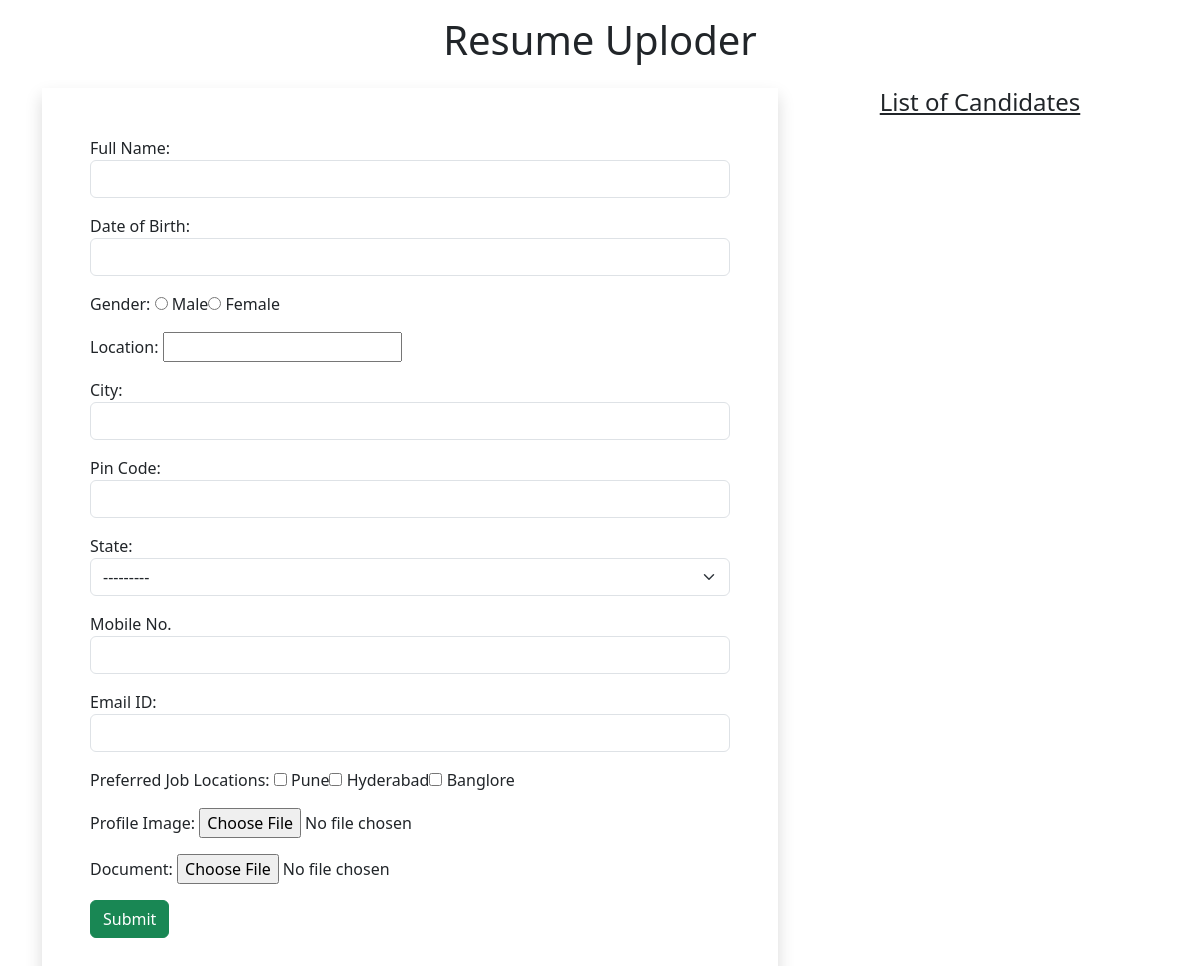
The app's page /, older data.
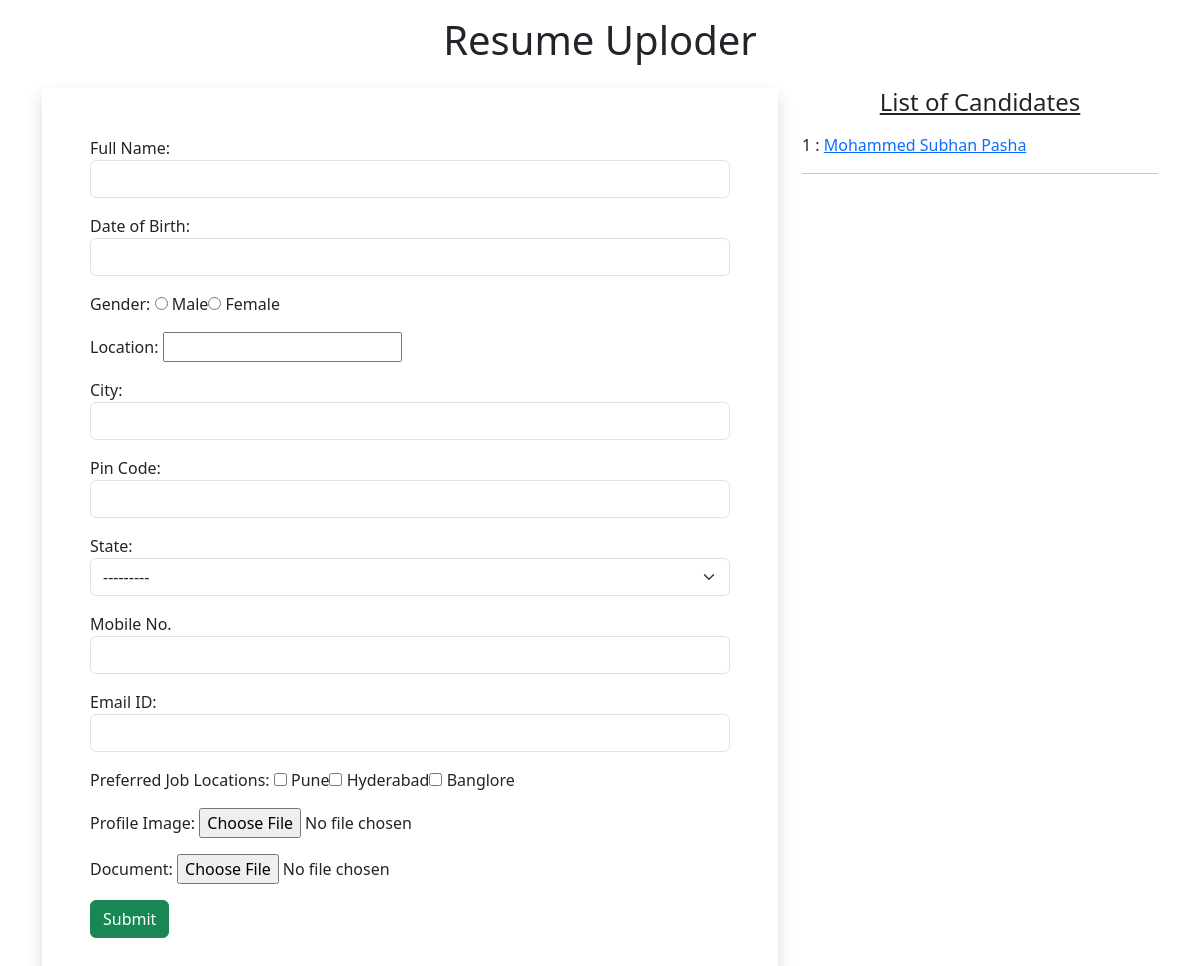
The same page, newer data.
### myapp/models.py (models this page shows)
class Resume(models.Model):
    name=models.CharField(max_length=100)
    dob=models.DateField(auto_now=False,auto_now_add=False)
    gender=models.CharField(max_length=100)
    location=models.CharField(max_length=100)
    city=models.CharField(max_length=100)
    pin=models.PositiveIntegerField()
    state=models.CharField(choices=STATE_CHOICE,max_length=50)
    mobile=models.PositiveIntegerField()
    email=models.EmailField()
    job_city=models.CharField(max_length=100)
    profile_image=models.ImageField(upload_to='profileimg',blank=True)
    my_file=models.FileField(upload_to='resume',blank=True)

### myapp/views.py (the view, shortened to what this page needs)
# urls.py: path('',views.HomeView.as_view(),name='home'),
class HomeView(View):
    def get(self,request):
        form =ResumeForm()
        candidates = Resume.objects.all()
        return render(request,'myapp/home.html', { 'candidates':candidates, 'form':form})

### myapp/forms.py
class ResumeForm(forms.ModelForm):
    gender = forms.ChoiceField(choices=GENDER_CHOICES, widget=forms.RadioSelect)
    job_city = forms.MultipleChoiceField(label='Preferred Job Locations', choices=JOB_CITY_CHOICE, widget=forms.CheckboxSelectMultiple)
    class Meta:
        model = Resume
        fields =['name','dob','gender','location','city','pin','state','mobile','email','job_city','profile_image','my_file']
        labels = {'name':'Full Name', 'dob': 'Date of Birth', 'pin':'Pin Code', 'mobile':'Mobile No.', 'email':'Email ID', 'profile_image':'Profile Image', 'my_file':'Document'}
        widgets = {
            'name':forms.TextInput(attrs={'class':'form-control'}),
            'dob':forms.DateInput(attrs={'class':'form-control', 'id':'datepicker'}),
            'locality':forms.TextInput(attrs={'class':'form-control'}),
            'city':forms.TextInput(attrs={'class':'form-control'}),
            'pin':forms.NumberInput(attrs={'class':'form-control'}),
            'state':forms.Select(attrs={'class':'form-select'}),
            'mobile':forms.NumberInput(attrs={'class':'form-control'}),
            'email':forms.EmailInput(attrs={'class':'form-control'}),
            }

### myapp/templates/myapp/home.html (shortened to what this page needs)
<!doctype html>
{% load static %}
<html lang="en">
  <head>
    <link href="https://cdn.jsdelivr.net/npm/bootstrap@5.3.2/dist/css/bootstrap.min.css" rel="stylesheet">
    <link rel="stylesheet" href="//code.jquery.com/ui/1.12.1/themes/base/jquery-ui.css">
    <link rel="stylesheet" href="{% static 'myapp/css/style.css' %}">
  </head>
  <body>
    <div class="container mb-5">
        <h1 class="alert-danger text-center p-3">Resume Uploder</h1>
    <div class="row">
        <div class="col-sm-8">
            <form action="" class="shadow p-5" method="post" enctype="multipart/form-data">
             {% for f in form %}
             <div class="form-group mb-3">
                {{f.label_tag}} {{f}} <small class="text-danger">{{f.errors|striptags}}</small>
             </div>
             {% endfor %}
             <input type="submit" value="Submit" class="btn btn-success">
            </form>
        </div>
        <div class="col-sm-4">
            <h4 class="text-center mb-3"> <u>List of Candidates</u> </h4>
            {% for candidate in candidates %}
            {{candidate.id}} : <a href="{% url 'candidate' candidate.id %}">{{candidate.name}}</a>
            <hr>
           {% endfor %}
        </div>
    </div>
    </div>
  </body>
</html>

Row changes from the older to the newer data that the page shows:
added Resume: id "1", name "Mohammed Subhan Pasha"
